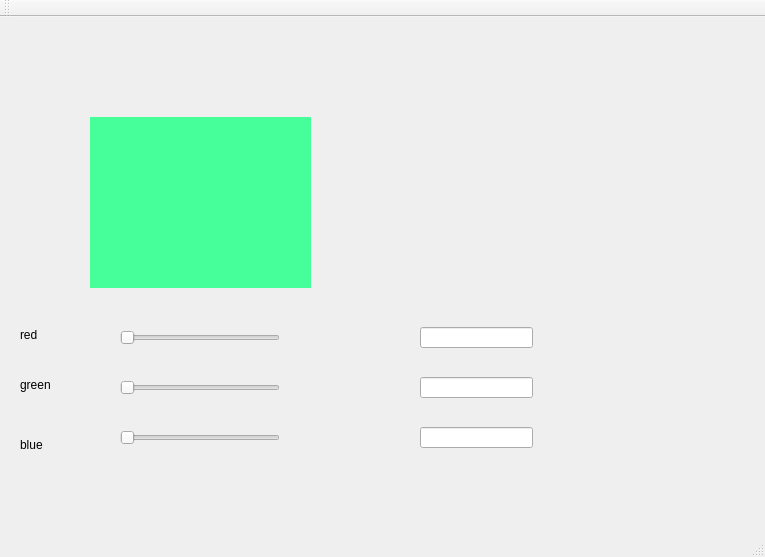
<?xml version="1.0" encoding="UTF-8"?>
<ui version="4.0">
 <class>MainWindow</class>
 <widget class="QMainWindow" name="MainWindow">
  <property name="geometry">
   <rect>
    <x>0</x>
    <y>0</y>
    <width>765</width>
    <height>557</height>
   </rect>
  </property>
  <property name="windowTitle">
   <string>MainWindow</string>
  </property>
  <widget class="QWidget" name="centralWidget">
   <widget class="QSlider" name="redSlider">
    <property name="geometry">
     <rect>
      <x>120</x>
      <y>310</y>
      <width>160</width>
      <height>22</height>
     </rect>
    </property>
    <property name="maximum">
     <number>255</number>
    </property>
    <property name="orientation">
     <enum>Qt::Horizontal</enum>
    </property>
   </widget>
   <widget class="QSlider" name="greenSlider_2">
    <property name="geometry">
     <rect>
      <x>120</x>
      <y>360</y>
      <width>160</width>
      <height>22</height>
     </rect>
    </property>
    <property name="maximum">
     <number>255</number>
    </property>
    <property name="orientation">
     <enum>Qt::Horizontal</enum>
    </property>
   </widget>
   <widget class="QSlider" name="blueSlider_3">
    <property name="geometry">
     <rect>
      <x>120</x>
      <y>410</y>
      <width>160</width>
      <height>22</height>
     </rect>
    </property>
    <property name="maximum">
     <number>255</number>
    </property>
    <property name="orientation">
     <enum>Qt::Horizontal</enum>
    </property>
   </widget>
   <widget class="QLabel" name="label">
    <property name="geometry">
     <rect>
      <x>90</x>
      <y>100</y>
      <width>221</width>
      <height>171</height>
     </rect>
    </property>
    <property name="styleSheet">
     <string notr="true">background-color: rgb(71, 255, 154);</string>
    </property>
    <property name="text">
     <string/>
    </property>
   </widget>
   <widget class="QLabel" name="red_num_label">
    <property name="geometry">
     <rect>
      <x>320</x>
      <y>310</y>
      <width>72</width>
      <height>15</height>
     </rect>
    </property>
    <property name="text">
     <string/>
    </property>
   </widget>
   <widget class="QLabel" name="green_num_label">
    <property name="geometry">
     <rect>
      <x>320</x>
      <y>360</y>
      <width>72</width>
      <height>15</height>
     </rect>
    </property>
    <property name="text">
     <string/>
    </property>
   </widget>
   <widget class="QLabel" name="blue_num_label">
    <property name="geometry">
     <rect>
      <x>320</x>
      <y>410</y>
      <width>72</width>
      <height>15</height>
     </rect>
    </property>
    <property name="text">
     <string/>
    </property>
   </widget>
   <widget class="QLineEdit" name="red_lineEdit">
    <property name="geometry">
     <rect>
      <x>420</x>
      <y>310</y>
      <width>113</width>
      <height>21</height>
     </rect>
    </property>
   </widget>
   <widget class="QLineEdit" name="green_lineEdit_2">
    <property name="geometry">
     <rect>
      <x>420</x>
      <y>360</y>
      <width>113</width>
      <height>21</height>
     </rect>
    </property>
   </widget>
   <widget class="QLineEdit" name="blue_lineEdit_3">
    <property name="geometry">
     <rect>
      <x>420</x>
      <y>410</y>
      <width>113</width>
      <height>21</height>
     </rect>
    </property>
   </widget>
   <widget class="QLabel" name="label_5">
    <property name="geometry">
     <rect>
      <x>20</x>
      <y>310</y>
      <width>72</width>
      <height>15</height>
     </rect>
    </property>
    <property name="text">
     <string>red</string>
    </property>
   </widget>
   <widget class="QLabel" name="label_6">
    <property name="geometry">
     <rect>
      <x>20</x>
      <y>360</y>
      <width>72</width>
      <height>15</height>
     </rect>
    </property>
    <property name="text">
     <string>green</string>
    </property>
   </widget>
   <widget class="QLabel" name="label_7">
    <property name="geometry">
     <rect>
      <x>20</x>
      <y>420</y>
      <width>72</width>
      <height>15</height>
     </rect>
    </property>
    <property name="text">
     <string>blue</string>
    </property>
   </widget>
  </widget>
  <widget class="QMenuBar" name="menuBar">
   <property name="geometry">
    <rect>
     <x>0</x>
     <y>0</y>
     <width>765</width>
     <height>26</height>
    </rect>
   </property>
  </widget>
  <widget class="QToolBar" name="mainToolBar">
   <attribute name="toolBarArea">
    <enum>TopToolBarArea</enum>
   </attribute>
   <attribute name="toolBarBreak">
    <bool>false</bool>
   </attribute>
  </widget>
  <widget class="QStatusBar" name="statusBar"/>
 </widget>
 <layoutdefault spacing="6" margin="11"/>
 <resources/>
 <connections/>
</ui>
